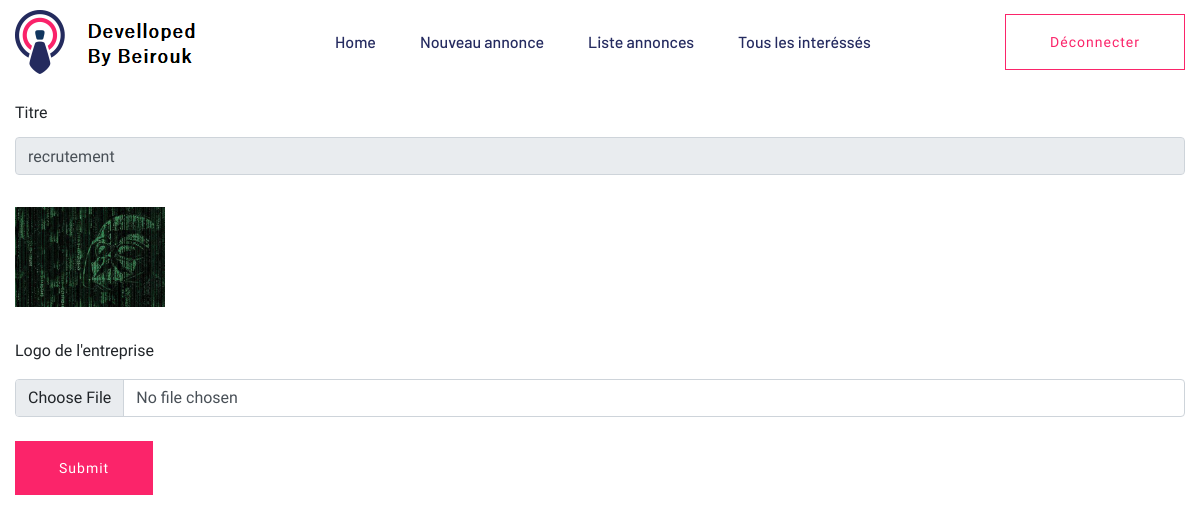
Screenshot of /logo_entreprise/1/ (signed in) with the database file from the repository.
### myappdjf/models.py (models this page shows, shortened)
class Travail(models.Model):
    entreprise = models.ForeignKey(Entreprise, on_delete=models.CASCADE)
    date_debut = models.DateField()
    date_fin = models.DateField()
    titre = models.CharField(max_length=200)
    salaire = models.FloatField()
    image = models.ImageField(upload_to="")
    description = models.TextField(max_length=400)
    experience = models.CharField(max_length=100)
    adresse = models.CharField(max_length=100)
    skills = models.CharField(max_length=200)
    date_creation = models.DateField()

### myappdjf/views.py (the view)
# urls.py: path("logo_entreprise/<int:myid>/", views.logo_entreprise, name="logo_entreprise"),
def logo_entreprise(request, myid):
    if not request.user.is_authenticated:
        return redirect("/connexion_entreprise")
    travail = Travail.objects.get(id=myid)
    if request.method == "POST":
        image = request.FILES['logo']
        travail.image = image
        travail.save()
        alert = True
        return render(request, "logo_entreprise.html", {'alert':alert})
    return render(request, "logo_entreprise.html", {'travail':travail})

### myappdjf/templates/logo_entreprise.html (shortened to what this page needs)
{% extends 'company_navbar.html' %}
{% block body %}
<form class="container mt-3" method="POST" enctype="multipart/form-data">
    <div class="row">
        <div class="form-group col-md-12">
            <label>Titre</label>
            <input type="text" class="form-control mt-1" name="titre" id="job_title" value="{{travail.titre}}" readonly>
        </div>
    </div>
    <div class="row mt-3">
        <div class="form-group col-md-12">
            <img src="{{travail.image.url}}" alt="" width="150px" height="100px">
        </div>
    </div>
    <div class="row mt-3">
        <div class="form-group col-md-12">
            <label>Logo de l'entreprise</label>
            <input type="file" class="form-control mt-2" name="logo" id="logo">
        </div>
    </div>
<input type="submit" value="Submit" class="btn btn-primary mt-2">
</form>
{% endblock %}

### rows the page displays
Travail: titre "recrutement", image (picture)
